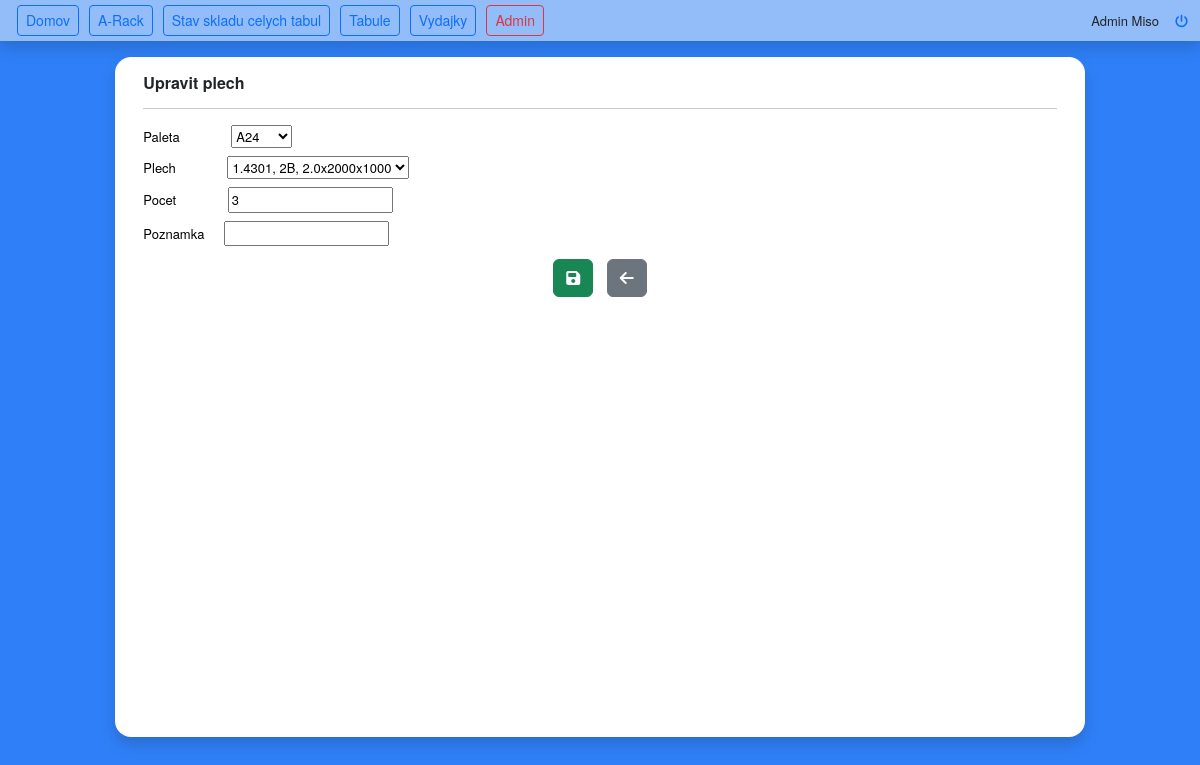
/stock-status/edit/1/ (signed in), run on the app's committed database.
### Rack/models.py (models this page shows, shortened)
class PaletteSheet(models.Model):
    palette = models.ForeignKey(Palette, on_delete=models.CASCADE, null=True, blank=True)
    sheet = models.ForeignKey(Sheet, on_delete=models.CASCADE)
    quantity = models.PositiveIntegerField()
    note = models.CharField(max_length=128, null=True, blank=True)
    created_by = models.ForeignKey(User, on_delete=models.CASCADE, related_name='created', null=True, blank=True)
    created_date = models.DateTimeField(auto_now_add=True)
    class Meta:
        verbose_name = "Plech na palete"
        verbose_name_plural = "Plechy na palete"

### Stock/views.py (the view, shortened to what this page needs)
# urls.py: path('stock-status/edit/<int:pk>/', views.stock_palette_edit, name='stock_palette_edit'),
@login_required
def stock_palette_edit(request, pk):
    sheet = PaletteSheet.objects.get(pk=pk)
    form = SheetToPaletteForm(instance=sheet)
    ctx = {'sheet': sheet,
           'form': form}
    if request.method == 'GET':
        return render(request, 'Rack/palette_edit.html', ctx)

### Rack/forms.py
class SheetToPaletteForm(forms.ModelForm):
    class Meta:
        model = PaletteSheet
        fields = '__all__'

### Material/models.py (called while the page is built)
    def __str__(self):
        return f"{self.material.material_name}, {self.surface.surface_name}, {self.thickness}x{self.size_x}x{self.size_y}"

### Rack/models.py (called while the page is built)
    def __str__(self):
        return f"{self.name}"

### templates/Rack/palette_edit.html (shortened to what this page needs)
{% extends 'Core/../base.html' %}
{% block content %}
<div class="container">
    <form role="form" method="POST">
        <div class="">
            <h6 class="fw-bold">Upravit plech</h6>
            <hr>
        </div>
        <div class="my-2">
            <label class="me-5 text-black" for="">Paleta</label>
            {{ form.palette }}
        </div>
        <div class="my-2">
            <label class="me-5 text-black" for="">Plech</label>
            {{ form.sheet }}
        </div>
        <div class="my-2">
            <label class="me-5 text-black" for="">Pocet</label>
            {{ form.quantity }}
        </div>
        <div class="my-2">
            <label class="me-3 text-black" for="">Poznamka</label>
            {{ form.note }}
        </div>
        <div class="text-center mb-2">
            <button class="btn  btn-success" type="submit">
                <i class="fa-sharp fa-solid fa-floppy-disk"></i>
            </button>
            <button class="btn  btn-secondary" id="backButton" type="button">
                <i class="fa-sharp fa-solid fa-arrow-left"></i>
            </button>
        </div>
    </form>
</div>
{% endblock %}

### templates/components/navbar.html
<nav class="p-0 shadow navbar navbar-expand-sm bg-light bg-opacity-50">
    <div class="container-fluid">
        <div class="collapse navbar-collapse" id="navbarSupportedContent">
            <ul class="navbar-nav me-auto mb-2 mb-lg-0">
                <li class="nav-item">
                    <a class="btn btn-sm btn-outline-primary"
                       href="{% url 'welcome' %}"
                    >Domov
                    </a>
                </li>
                <li class="nav-item">
                    <a class="btn btn-sm btn-outline-primary"
                       href="{% url 'a_rack' %}"
                    >A-Rack
                    </a>
                </li>
                <li class="nav-item">
                    <a class="btn btn-sm btn-outline-primary"
                       href="{% url 'stock_status' %}">
                        Stav skladu celych tabul
                    </a>
                </li>
                <li class="nav-item">
                    <button class="btn btn-sm btn-outline-primary"
                            type="button"
                            hx-get="{% url 'sheet_list' %}"
                            hx-target="#dataFrame"
                            hx-swap="this"
                            hx-on="click: handleClearEditFrame()"
                    >Tabule
                    </button>
                </li>
                <li class="nav-item">
                    <button class="btn btn-sm btn-outline-primary"
                            type="button"
                            hx-get="{% url 'issue_note_list' %}"
                            hx-target="#dataFrame"
                            hx-swap="this"
                            hx-on="click: handleClearEditFrame()"
                    >Vydajky
                    </button>
                </li>
                {% if user.is_superuser %}
                    <li class="nav-item">
                        <a class="btn btn-sm btn-outline-danger" href="/admin/">Admin</a>
                    </li>
                {% endif %}
            </ul>
            <div class="d-flex">
                <div class="me-3">{{ user.first_name }} {{ user.last_name }}</div>
                <a href="{% url 'logout' %}"><i class="fa-solid fa-power-off"></i></a>
            </div>
        </div>
    </div>
</nav>

### static/css/styles.css (style rules this page uses)
body { font-size: small; background-color: #2f80f8; font-family: "Helvetica Neue", Helvetica, sans-serif; }
label { color: gray; }
.btn { margin: 5px; }

### data on the page
PaletteSheet: palette "A24", sheet "1.4301, 2B, 2.0x2000x1000", quantity "3"

### other printed values
{{ user.first_name }} "Admin"
{{ user.last_name }} "Miso"
